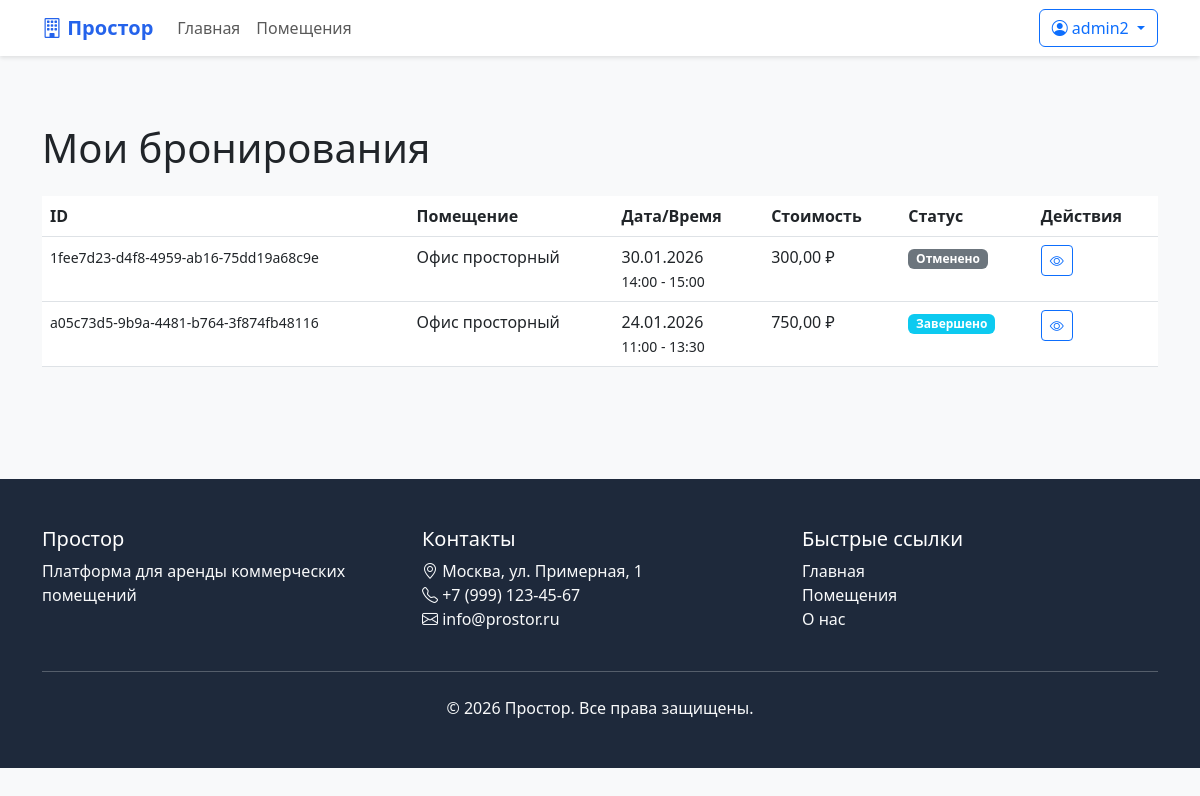
The page /my-bookings/ (signed in) on the database its author committed.
### core/models.py (models this page shows, shortened)
class User(AbstractUser):
    USER_TYPE_CHOICES = (
        ('tenant', 'Арендатор'),
        ('landlord', 'Арендодатель'),
        ('admin', 'Администратор'),
    )
    user_type = models.CharField(max_length=20, choices=USER_TYPE_CHOICES, default='tenant')
    phone = models.CharField(max_length=20, blank=True)
    avatar = models.ImageField(upload_to='users/avatars/', blank=True, null=True)
    company_name = models.CharField(max_length=200, blank=True)
    address = models.TextField(blank=True)
    is_verified = models.BooleanField(default=False)
    created_at = models.DateTimeField(auto_now_add=True)
    class Meta:
        verbose_name = 'Пользователь'
        verbose_name_plural = 'Пользователи'
        db_table = 'custom_user'

class Booking(models.Model):
    STATUS_CHOICES = (
        ('pending', 'Ожидание'),
        ('confirmed', 'Подтверждено'),
        ('cancelled', 'Отменено'),
        ('completed', 'Завершено'),
    )
    booking_id = models.UUIDField(default=uuid.uuid4, unique=True, editable=False)
    property = models.ForeignKey(Property, on_delete=models.CASCADE, related_name='bookings', verbose_name='Помещение')
    tenant = models.ForeignKey(User, on_delete=models.CASCADE, limit_choices_to={'user_type': 'tenant'},
                               verbose_name='Арендатор')
    start_datetime = models.DateTimeField(verbose_name='Начало аренды')
    end_datetime = models.DateTimeField(verbose_name='Окончание аренды')
    guests = models.IntegerField(default=1, verbose_name='Количество гостей')
    special_requests = models.TextField(blank=True, verbose_name='Особые пожелания')
    total_price = models.DecimalField(max_digits=10, decimal_places=2, verbose_name='Общая стоимость')
    status = models.CharField(max_length=20, choices=STATUS_CHOICES, default='pending', verbose_name='Статус')
    created_at = models.DateTimeField(auto_now_add=True)
    updated_at = models.DateTimeField(auto_now=True)
    class Meta:
        verbose_name = 'Бронирование'
        verbose_name_plural = 'Бронирования'
        ordering = ['-created_at']

class Property(models.Model):
    PROPERTY_TYPE_CHOICES = (
        ('office', 'Офис'),
        ('coworking', 'Коворкинг'),
        ('conference_room', 'Конференц-зал'),
        ('retail', 'Торговая площадь'),
        ('warehouse', 'Склад'),
        ('industrial', 'Производственное помещение'),
        ('other', 'Другое'),
    )
    STATUS_CHOICES = (
        ('active', 'Активно'),
        ('inactive', 'Неактивно'),
        ('under_maintenance', 'На обслуживании'),
    )
    title = models.CharField(max_length=200, verbose_name='Название')
    slug = models.SlugField(unique=True)
    description = models.TextField(verbose_name='Описание')
    property_type = models.CharField(max_length=50, choices=PROPERTY_TYPE_CHOICES, verbose_name='Тип помещения')
    category = models.ForeignKey(PropertyCategory, on_delete=models.SET_NULL, null=True, verbose_name='Категория')
    landlord = models.ForeignKey(User, on_delete=models.CASCADE, limit_choices_to={'user_type': 'landlord'},
                                 verbose_name='Владелец')
    address = models.TextField(verbose_name='Адрес')
    city = models.CharField(max_length=100, verbose_name='Город')
    latitude = models.FloatField(verbose_name='Широта', null=True, blank=True)
    longitude = models.FloatField(verbose_name='Долгота', null=True, blank=True)
    area = models.DecimalField(max_digits=10, decimal_places=2, verbose_name='Площадь (м²)')
    capacity = models.IntegerField(verbose_name='Вместимость', default=1)
    floor = models.IntegerField(verbose_name='Этаж', null=True, blank=True)
    amenities = models.ManyToManyField(Amenity, blank=True, verbose_name='Удобства')
    price_per_hour = models.DecimalField(max_digits=10, decimal_places=2, verbose_name='Цена за час', null=True,
                                         blank=True)
    price_per_day = models.DecimalField(max_digits=10, decimal_places=2, verbose_name='Цена за день', null=True,
                                        blank=True)
    price_per_week = models.DecimalField(max_digits=10, decimal_places=2, verbose_name='Цена за неделю', null=True,
                                         blank=True)
    price_per_month = models.DecimalField(max_digits=10, decimal_places=2, verbose_name='Цена за месяц', null=True,
                                          blank=True)
    status = models.CharField(max_length=20, choices=STATUS_CHOICES, default='active', verbose_name='Статус')
    is_featured = models.BooleanField(default=False, verbose_name='Рекомендуемое')
    created_at = models.DateTimeField(auto_now_add=True)
    updated_at = models.DateTimeField(auto_now=True)
    class Meta:
        verbose_name = 'Помещение'
        verbose_name_plural = 'Помещения'
        ordering = ['-created_at']

### core/views.py (the view)
# urls.py: path('my-bookings/', views.my_bookings, name='my_bookings'),
@login_required
def my_bookings(request):
    if request.user.user_type != 'tenant':
        messages.error(request, 'Эта страница доступна только арендаторам.')
        return redirect('dashboard')
    bookings = Booking.objects.filter(
        tenant=request.user
    ).select_related('property').order_by('-created_at')
    status_filter = request.GET.get('status')
    if status_filter:
        bookings = bookings.filter(status=status_filter)
    paginator = Paginator(bookings, 10)
    page = request.GET.get('page')
    try:
        bookings = paginator.page(page)
    except PageNotAnInteger:
        bookings = paginator.page(1)
    except EmptyPage:
        bookings = paginator.page(paginator.num_pages)
    return render(request, 'core/my_bookings.html', {'bookings': bookings})

### templates/core/my_bookings.html (shortened to what this page needs)
{% extends 'base.html' %}
{% block content %}
<div class="container py-5">
    <h1 class="mb-4">Мои бронирования</h1>
    {% if bookings %}
    <div class="table-responsive">
        <table class="table table-hover">
            <thead>
                <tr>
                    <th>ID</th>
                    <th>Помещение</th>
                    <th>Дата/Время</th>
                    <th>Стоимость</th>
                    <th>Статус</th>
                    <th>Действия</th>
                </tr>
            </thead>
            <tbody>
                {% for booking in bookings %}
                <tr>
                    <td><small>{{ booking.booking_id }}</small></td>
                    <td>{{ booking.property.title }}</td>
                    <td>
                        {{ booking.start_datetime|date:"d.m.Y" }}<br>
                        <small>{{ booking.start_datetime|time:"H:i" }} - {{ booking.end_datetime|time:"H:i" }}</small>
                    </td>
                    <td>{{ booking.total_price }} ₽</td>
                    <td>
                        <span class="badge bg-{% if booking.status == 'confirmed' %}success{% elif booking.status == 'pending' %}warning{% elif booking.status == 'completed' %}info{% else %}secondary{% endif %}">
                            {{ booking.get_status_display }}
                        </span>
                    </td>
                    <td>
                        <a href="{% url 'property_detail' booking.property.slug %}" class="btn btn-sm btn-outline-primary">
                            <i class="bi bi-eye"></i>
                        </a>
                    </td>
                </tr>
                {% endfor %}
            </tbody>
        </table>
    </div>
    {% endif %}
</div>
{% endblock %}

### templates/base.html (shortened to what this page needs)
<!DOCTYPE html>
<html lang="ru">
<head>
    <link href="https://cdn.jsdelivr.net/npm/bootstrap@5.3.0/dist/css/bootstrap.min.css" rel="stylesheet">
    <link rel="stylesheet" href="https://cdn.jsdelivr.net/npm/bootstrap-icons@1.10.0/font/bootstrap-icons.css">
</head>
<body>
    <nav class="navbar navbar-expand-lg navbar-light bg-white fixed-top">
        <div class="container">
            <a class="navbar-brand" href="{% url 'home' %}">
                <i class="bi bi-building"></i> Простор
            </a>
            <div class="collapse navbar-collapse" id="navbarNav">
                <ul class="navbar-nav me-auto">
                    <li class="nav-item">
                        <a class="nav-link" href="{% url 'home' %}">Главная</a>
                    </li>
                    <li class="nav-item">
                        <a class="nav-link" href="{% url 'property_list' %}">Помещения</a>
                    </li>
                </ul>
                <div class="d-flex">
                    {% if user.is_authenticated %}
                        <div class="dropdown">
                            <button class="btn btn-outline-primary dropdown-toggle" type="button" data-bs-toggle="dropdown">
                                <i class="bi bi-person-circle"></i> {{ user.username }}
                            </button>
                        </div>
                    {% else %}
                        <a href="{% url 'login' %}" class="btn btn-outline-primary me-2">Войти</a>
                        <a href="{% url 'register' %}" class="btn btn-primary">Регистрация</a>
                    {% endif %}
                </div>
            </div>
        </div>
    </nav>
    <main>
        {% block content %}{% endblock %}
    </main>
    <footer class="py-5 mt-5">
        <div class="container">
            <div class="row">
                <div class="col-md-4">
                    <h5>Простор</h5>
                    <p class="text-light">Платформа для аренды коммерческих помещений</p>
                </div>
                <div class="col-md-4">
                    <h5>Контакты</h5>
                    <ul class="list-unstyled text-light">
                        <li><i class="bi bi-geo-alt"></i> Москва, ул. Примерная, 1</li>
                        <li><i class="bi bi-telephone"></i> +7 (999) 123-45-67</li>
                        <li><i class="bi bi-envelope"></i> info@prostor.ru</li>
                    </ul>
                </div>
                <div class="col-md-4">
                    <h5>Быстрые ссылки</h5>
                    <ul class="list-unstyled">
                        <li><a href="{% url 'home' %}" class="text-light text-decoration-none">Главная</a></li>
                        <li><a href="{% url 'property_list' %}" class="text-light text-decoration-none">Помещения</a></li>
                        <li><a href="#" class="text-light text-decoration-none">О нас</a></li>
                    </ul>
                </div>
            </div>
            <hr class="my-4 text-light">
            <div class="text-center">
                <p class="text-light mb-0">&copy; 2026 Простор. Все права защищены.</p>
            </div>
        </div>
    </footer>
</body>
</html>

### templates/base.html (style rules this page uses)
:root { --primary: #2563eb; --secondary: #64748b; --success: #10b981; --warning: #f59e0b; --danger: #ef4444; --light: #f8fafc; --dark: #1e293b; }
body { background-color: #f8f9fa; padding-top: 76px; }
.navbar { box-shadow: 0 2px 4px rgba(0,0,0,0.1); }
.navbar-brand { font-weight: bold; color: var(--primary) !important; }
footer { background-color: var(--dark); color: white; margin-top: auto; }

### rows shown on the page
User: username "admin2"
Booking: booking_id "1fee7d23-d4f8-4959-ab16-75dd19a68c9e", property "Офис просторный", start_datetime "30.01.2026", start_datetime "14:00", end_datetime "15:00", total_price "300,00", status "Отменено"
Booking: booking_id "a05c73d5-9b9a-4481-b764-3f874fb48116", property "Офис просторный", start_datetime "24.01.2026", start_datetime "11:00", end_datetime "13:30", total_price "750,00", status "Завершено"
